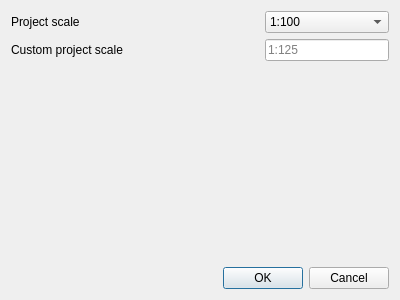
<?xml version="1.0" encoding="UTF-8"?>
<ui version="4.0">
 <class>TT_DialogProjectSettings</class>
 <widget class="QDialog" name="TT_DialogProjectSettings">
  <property name="geometry">
   <rect>
    <x>0</x>
    <y>0</y>
    <width>400</width>
    <height>300</height>
   </rect>
  </property>
  <property name="windowTitle">
   <string>Project settings</string>
  </property>
  <layout class="QVBoxLayout" name="verticalLayout">
   <item>
    <layout class="QGridLayout" name="gridLayout" columnstretch="2,1">
     <item row="0" column="0">
      <widget class="QLabel" name="lb_scale">
       <property name="text">
        <string>Project scale</string>
       </property>
      </widget>
     </item>
     <item row="0" column="1">
      <widget class="QComboBox" name="cb_scale">
       <item>
        <property name="text">
         <string>1:100</string>
        </property>
       </item>
       <item>
        <property name="text">
         <string>1:200</string>
        </property>
       </item>
       <item>
        <property name="text">
         <string>1:500</string>
        </property>
       </item>
       <item>
        <property name="text">
         <string>Custom</string>
        </property>
       </item>
      </widget>
     </item>
     <item row="1" column="0">
      <widget class="QLabel" name="lb_customScale">
       <property name="text">
        <string>Custom project scale</string>
       </property>
      </widget>
     </item>
     <item row="1" column="1">
      <widget class="QLineEdit" name="le_customScale">
       <property name="placeholderText">
        <string>1:125</string>
       </property>
      </widget>
     </item>
    </layout>
   </item>
   <item>
    <spacer name="verticalSpacer">
     <property name="orientation">
      <enum>Qt::Orientation::Vertical</enum>
     </property>
     <property name="sizeHint" stdset="0">
      <size>
       <width>20</width>
       <height>40</height>
      </size>
     </property>
    </spacer>
   </item>
   <item>
    <widget class="QDialogButtonBox" name="buttonBox">
     <property name="orientation">
      <enum>Qt::Orientation::Horizontal</enum>
     </property>
     <property name="standardButtons">
      <set>QDialogButtonBox::StandardButton::Cancel|QDialogButtonBox::StandardButton::Ok</set>
     </property>
    </widget>
   </item>
  </layout>
 </widget>
 <resources/>
 <connections>
  <connection>
   <sender>buttonBox</sender>
   <signal>accepted()</signal>
   <receiver>TT_DialogProjectSettings</receiver>
   <slot>slot_validateInputs()</slot>
   <hints>
    <hint type="sourcelabel">
     <x>248</x>
     <y>254</y>
    </hint>
    <hint type="destinationlabel">
     <x>157</x>
     <y>274</y>
    </hint>
   </hints>
  </connection>
  <connection>
   <sender>buttonBox</sender>
   <signal>rejected()</signal>
   <receiver>TT_DialogProjectSettings</receiver>
   <slot>reject()</slot>
   <hints>
    <hint type="sourcelabel">
     <x>316</x>
     <y>260</y>
    </hint>
    <hint type="destinationlabel">
     <x>286</x>
     <y>274</y>
    </hint>
   </hints>
  </connection>
  <connection>
   <sender>cb_scale</sender>
   <signal>currentIndexChanged(int)</signal>
   <receiver>TT_DialogProjectSettings</receiver>
   <slot>slot_cbScaleIndexChanged(int)</slot>
   <hints>
    <hint type="sourcelabel">
     <x>278</x>
     <y>85</y>
    </hint>
    <hint type="destinationlabel">
     <x>199</x>
     <y>149</y>
    </hint>
   </hints>
  </connection>
  <connection>
   <sender>le_customScale</sender>
   <signal>textChanged(QString)</signal>
   <receiver>TT_DialogProjectSettings</receiver>
   <slot>slot_leCustomScaleTextChanged(QString)</slot>
   <hints>
    <hint type="sourcelabel">
     <x>327</x>
     <y>56</y>
    </hint>
    <hint type="destinationlabel">
     <x>199</x>
     <y>149</y>
    </hint>
   </hints>
  </connection>
 </connections>
 <slots>
  <slot>slot_cbScaleIndexChanged(int)</slot>
  <slot>slot_leCustomScaleTextChanged(QString)</slot>
  <slot>slot_validateInputs()</slot>
 </slots>
</ui>
